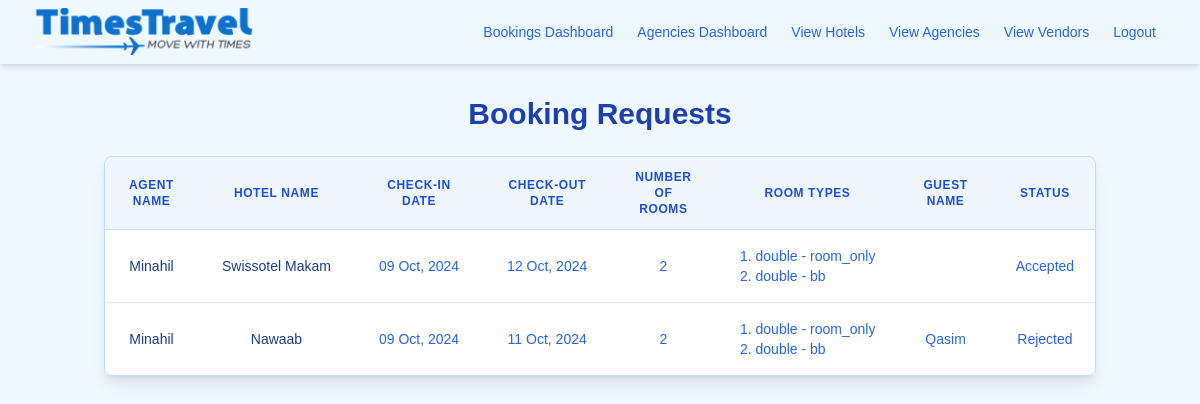
Screenshot of /view_booking_requests (signed in) with the database file from the repository.
### app/models.py (models this page shows, shortened)
class BookingRequest(db.Model):
    __tablename__ = 'booking_request'
    id = Column(Integer, primary_key=True)
    destination = Column(String(128), nullable=False)
    hotel_name = Column(String(128), nullable=False)
    num_rooms = Column(Integer, nullable=False, default=1)
    check_in = Column(Date, nullable=False)
    check_out = Column(Date, nullable=False)
    guest_name = Column(String(128), nullable=True)
    status = Column(Boolean, default=False)
    view_status = Column(Boolean, default=False)
    agent_id = Column(Integer, ForeignKey('users.id'), nullable=True)
    agent = relationship(
        'User',  # This must match the User model
        back_populates='booking_requests',  # This must match the back_populates in User model
        foreign_keys=[agent_id]
    )
    room_requests = relationship('RoomRequest', back_populates='booking_request',
                                cascade='all, delete-orphan')
    bookings = relationship('Booking', back_populates='booking_request')

class User(UserMixin, db.Model):
    __tablename__ = 'users'
    id = Column(Integer, primary_key=True)
    username = Column(String(64), nullable=False)
    email = Column(String(120), unique=True, nullable=False)
    hashed_password = Column(String(128), nullable=False)
    role = Column(String(64), nullable=False, default='user')
    agency_id = Column(Integer, ForeignKey('agencies.id'), nullable=True)
    agency = relationship(
        'Agency',
        back_populates='users',
        foreign_keys=[agency_id]
    )
    bookings = relationship(
        'Booking',
        back_populates='agent',
        foreign_keys='Booking.agent_id'
    )
    booking_requests = relationship(
        'BookingRequest',  # This must match the table name BookingRequest
        back_populates='agent',  # Ensure this matches the back_populates in BookingRequest
        foreign_keys='BookingRequest.agent_id'
    )

class RoomRequest(db.Model):
    __tablename__ = 'room_request'
    id = Column(Integer, primary_key=True)
    booking_request_id = Column(Integer, ForeignKey('booking_request.id'), nullable=False)
    room_type = Column(String(100), nullable=False)
    inclusion = Column(String(100), nullable=False)
    price_to_beat = Column(Float, nullable=True)
    price_offered = Column(Float, nullable=True)
    booking_request = relationship('BookingRequest', back_populates='room_requests')

### app/routes/booking_routes.py (the view)
@booking_bp.route('/view_booking_requests', methods=['GET'])
@login_required
@roles_required('super_admin', 'admin')
def view_booking_requests():
    booking_requests = BookingRequest.query.order_by(desc(BookingRequest.id)).all()
    return render_template('booking/view_booking_requests.html', booking_requests=booking_requests)

### app/models.py (called while the page is built)
@login.user_loader
def load_user(id):
    return User.query.get(int(id))

### app/templates/booking/view_booking_requests.html (shortened to what this page needs)
{% extends "index.html" %}
{% block content %}
<div class="container mx-auto mt-8 px-4">
    <h1 class="text-3xl font-bold text-blue-800 mb-6">Booking Requests</h1>
    {% if booking_requests %}
        <div class="overflow-x-auto bg-white rounded-lg shadow-lg border border-blue-200">
            <table class="min-w-full divide-y divide-blue-200">
                <thead class="bg-blue-50">
                    <tr>
                        <th scope="col" class="px-6 py-3 text-xs font-semibold text-blue-700 uppercase tracking-wider">Agent Name</th>
                        <th scope="col" class="px-6 py-3 text-xs font-semibold text-blue-700 uppercase tracking-wider">Hotel Name</th>
                        <th scope="col" class="px-6 py-3 text-xs font-semibold text-blue-700 uppercase tracking-wider">Check-in Date</th>
                        <th scope="col" class="px-6 py-3 text-xs font-semibold text-blue-700 uppercase tracking-wider">Check-out Date</th>
                        <th scope="col" class="px-6 py-3 text-xs font-semibold text-blue-700 uppercase tracking-wider">Number of Rooms</th>
                        <th scope="col" class="px-6 py-3 text-xs font-semibold text-blue-700 uppercase tracking-wider">Room Types</th>
                        <th scope="col" class="px-6 py-3 text-xs font-semibold text-blue-700 uppercase tracking-wider">Guest Name</th>
                        <th scope="col" class="px-6 py-3 text-xs font-semibold text-blue-700 uppercase tracking-wider">Status</th>
                    </tr>
                </thead>
                <tbody class="bg-white divide-y divide-blue-100">
                    {% for booking_request in booking_requests %}
                        <tr class="hover:bg-blue-50 transition-colors duration-200">
                            <td class="px-6 py-4 whitespace-nowrap text-sm font-medium text-blue-900">{{ booking_request.agent.username }}</td>
                            <td class="px-6 py-4 whitespace-nowrap text-sm font-medium text-blue-900">{{ booking_request.hotel_name }}</td>
                            <td class="px-6 py-4 whitespace-nowrap text-sm text-blue-600">{{ booking_request.check_in.strftime('%d %b, %Y') }}</td>
                            <td class="px-6 py-4 whitespace-nowrap text-sm text-blue-600">{{ booking_request.check_out.strftime('%d %b, %Y') }}</td>
                            <td class="px-6 py-4 whitespace-nowrap text-sm text-blue-600">{{ booking_request.num_rooms }}</td>
                            <td class="px-6 py-4 whitespace-nowrap text-sm text-blue-600">
                                <ol class="list-decimal pl-4 text-left">
                                    {% for room in booking_request.room_requests %}
                                        <li>
                                            {% if room.room_type and room.inclusion %}
                                                {{ room.room_type }} - {{ room.inclusion }}
                                            {% elif room.room_type %}
                                                {{ room.room_type }}
                                            {% elif room.inclusion %}
                                                {{ room.inclusion }}
                                            {% else %}
                                                Room details not available
                                            {% endif %}
                                        </li>
                                    {% endfor %}
                                </ol>
                            </td>
                            <td class="px-6 py-4 whitespace-nowrap text-sm text-blue-600">{{ booking_request.guest_name }}</td>
                            <td class="px-6 py-4 whitespace-nowrap text-sm text-blue-600">
                                {{ 'Accepted' if booking_request.status else 'Rejected' }}
                            </td>
                        </tr>
                    {% endfor %}
                </tbody>
            </table>
        </div>
    {% else %}
        <div class="bg-white shadow-md rounded-lg p-6 border border-blue-200">
            <p class="text-blue-600 text-center">No booking requests available at this time.</p>
        </div>
    {% endif %}
</div>
{% endblock %}

### app/static/css/style.css (style rules this page uses)
body { font-family: Arial, Helvetica, sans-serif; background: url('../images/backpic.jpeg') ; background-position: center; background-repeat: no-repeat; background-size: cover; height: 600px; }

### app/templates/base.html (style rules this page uses)
body { font-family: Arial, sans-serif; background-color: #f0f8ff; text-align: center; }

### rows the page displays
BookingRequest: agent.username "Minahil", hotel_name "Swissotel Makam", check_in "09 Oct, 2024", check_out "12 Oct, 2024", num_rooms "2", status "Accepted"
RoomRequest: room_type "double", inclusion "room_only"
RoomRequest: room_type "double", inclusion "bb"
BookingRequest: agent.username "Minahil", hotel_name "Nawaab", check_in "09 Oct, 2024", check_out "11 Oct, 2024", num_rooms "2", guest_name "Qasim", status "Rejected"
RoomRequest: room_type "double", inclusion "room_only"
RoomRequest: room_type "double", inclusion "bb"
